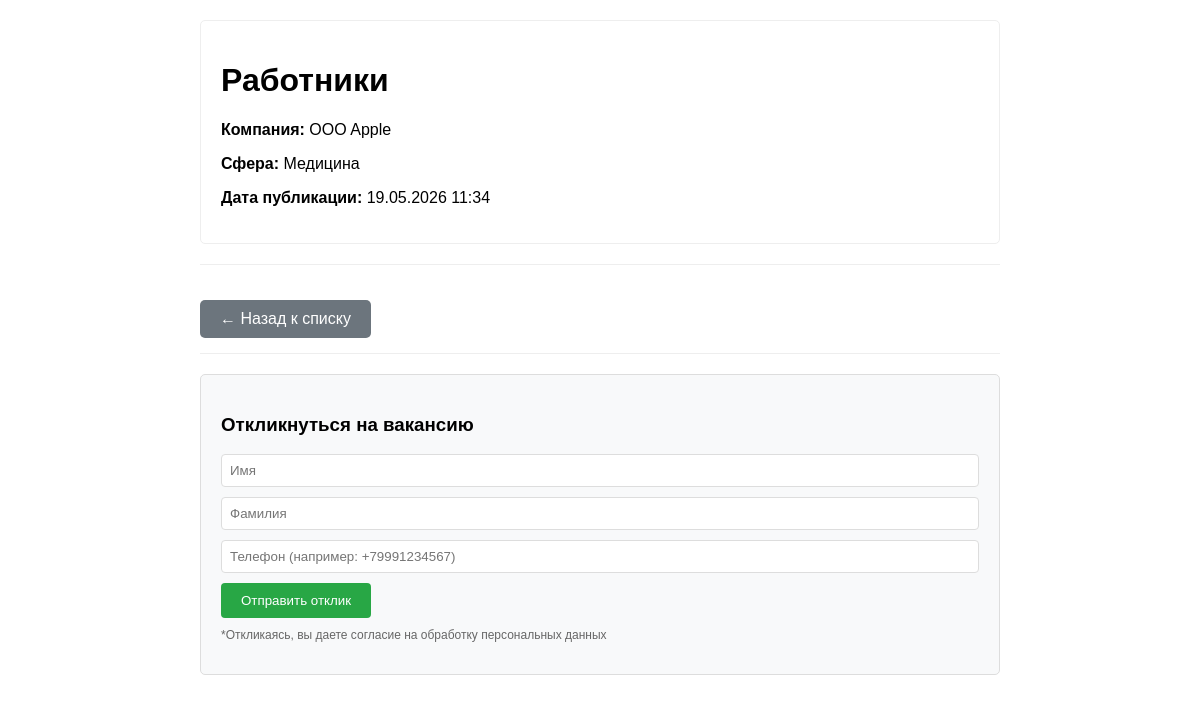
The app's page /12/ with its own data.
### vacancies/models.py (models this page shows, shortened)
class Vacancy(models.Model):
    title = models.CharField(max_length=200, verbose_name='Название вакансии')
    company = models.CharField(max_length=200, verbose_name='Компания')
    sphere = models.CharField(max_length=20, choices=Sphere.choices, verbose_name='Сфера деятельности')
    created_at = models.DateTimeField(auto_now_add=True, verbose_name='Дата создания')
    employer = models.ForeignKey(User, on_delete=models.CASCADE, verbose_name='Работодатель', null=True, blank=True)
    class Meta:
        verbose_name = 'Вакансия'
        verbose_name_plural = 'Вакансии'
        ordering = ['-created_at']

### vacancies/views.py (the view)
# urls.py: path('<int:pk>/', views.vacancy_detail, name='vacancy_detail'),
def vacancy_detail(request, pk):
    use_case = get_list_vacancies_use_case()
    vacancy = use_case.vacancy_repo.get_by_id(pk)
    if vacancy is None:
        raise Http404("Вакансия не найдена")
    return render(request, 'vacancies/vacancy_detail.html', {'vacancy': vacancy})

### core/entities/vacancy.py (called while the page is built)
    @classmethod
    def get_display(cls, value: str) -> str:
        displays = {
            "IT": "Информационные технологии",
            "MEDICINE": "Медицина",
            "ARCHITECTURE": "Архитектура"
        }
        return displays.get(value, value)

    def __post_init__(self):
        if not self.title or len(self.title) < 3:
            raise ValueError("Название вакансии должно содержать минимум 3 символа")

    @property
    def sphere_display(self) -> str:
        return Sphere.get_display(self.sphere)

    def get_sphere_display(self) -> str:
        return self.sphere_display

### employment_project/dependencies.py (called while the page is built)
def get_list_vacancies_use_case() -> ListVacanciesUseCase:
    return ListVacanciesUseCase(_vacancy_repo)

### infrastructure/repositories/django_vacancy_repo.py (called while the page is built)
    def _to_domain(self, django_vacancy) -> Vacancy:
        return Vacancy(
            id=django_vacancy.id,
            title=django_vacancy.title,
            company=django_vacancy.company,
            sphere=django_vacancy.sphere,
            employer_id=django_vacancy.employer_id,
            created_at=django_vacancy.created_at
        )

    def get_by_id(self, vacancy_id: int) -> Optional[Vacancy]:
        try:
            return self._to_domain(DjangoVacancy.objects.get(id=vacancy_id))
        except DjangoVacancy.DoesNotExist:
            return None

### vacancies/templates/vacancies/vacancy_detail.html (shortened to what this page needs)
<!DOCTYPE html>
<html lang="ru">
<head>
</head>
<body>
    <div class="vacancy-info">
        <h1>{{ vacancy.title }}</h1>
        <p><strong>Компания:</strong> {{ vacancy.company }}</p>
        <p><strong>Сфера:</strong> {{ vacancy.get_sphere_display }}</p>
        <p><strong>Дата публикации:</strong> {{ vacancy.created_at|date:"d.m.Y H:i" }}</p>
    </div>
    {% if user.is_authenticated %}
    <div class="button-group">
        {% if vacancy.employer_id == user.id and not user.is_superuser %}
            <a href="{% url 'vacancy_update' vacancy.id %}" class="btn btn-edit">Редактировать</a>
        {% endif %}
        {% if user.is_superuser or vacancy.employer_id == user.id %}
            <a href="{% url 'vacancy_delete' vacancy.id %}" class="btn btn-delete">Удалить</a>
        {% endif %}
        <a href="{% url 'vacancy_list' %}" class="back">← Назад к списку</a>
    </div>
{% else %}
    <div class="button-group">
        <a href="{% url 'vacancy_list' %}" class="back">← Назад к списку</a>
    </div>
{% endif %}
    {% if not user.is_authenticated %}
        <div class="response-form">
            <h3>Откликнуться на вакансию</h3>
            <form method="post" action="{% url 'vacancy_response' vacancy.id %}">
                <input type="text" name="first_name" placeholder="Имя" required>
                <input type="text" name="last_name" placeholder="Фамилия" required>
                <input type="text" name="phone" placeholder="Телефон (например: +79991234567)" required>
                <button type="submit">Отправить отклик</button>
            </form>
            <p style="font-size: 12px; color: #666; margin-top: 10px;">
                *Откликаясь, вы даете согласие на обработку персональных данных
            </p>
        </div>
    {% endif %}
</body>
</html>

### vacancies/templates/vacancies/vacancy_detail.html (style rules this page uses)
body { font-family: Arial; max-width: 800px; margin: 0 auto; padding: 20px; }
.back { display: inline-block; padding: 10px 20px; background-color: #6c757d; color: white; text-decoration: none; border-radius: 5px; margin-top: 20px; }
.response-form { background: #f8f9fa; padding: 20px; margin: 20px 0; border-radius: 5px; border: 1px solid #ddd; }
.response-form input { display: block; width: 100%; padding: 8px; margin: 10px 0; border: 1px solid #ddd; border-radius: 4px; box-sizing: border-box; }
.response-form button { background: #28a745; color: white; padding: 10px 20px; border: none; border-radius: 4px; cursor: pointer; }
.vacancy-info { background: white; padding: 20px; border-radius: 5px; border: 1px solid #eee; }
.button-group { margin: 20px 0; padding: 15px 0; border-top: 1px solid #eee; border-bottom: 1px solid #eee; }

### records on screen
Vacancy: title "Работники", company "OOO Apple", created_at "19.05.2026 11:34"

### other values on screen
{{ vacancy.get_sphere_display }} "Медицина"
